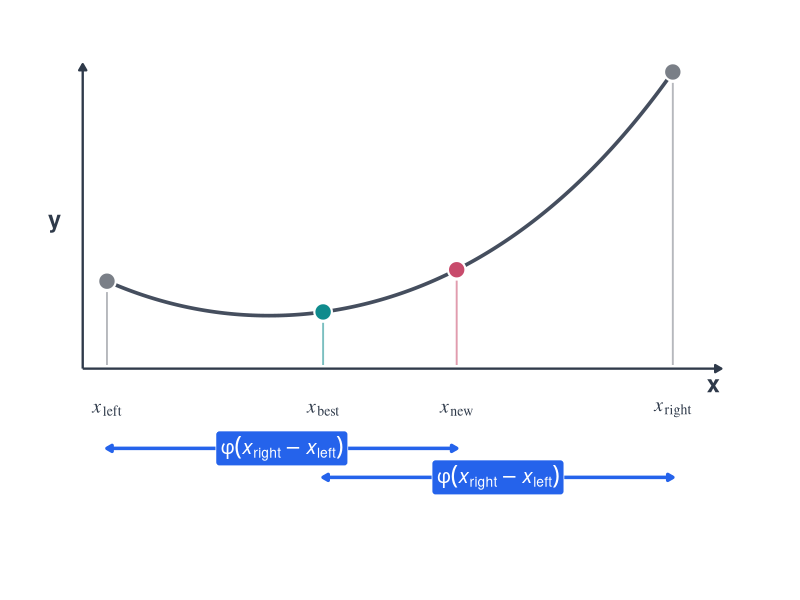

Here is the R script that generated this plot:
# Used in: slides/03-univariate-optimization/slides-univariate-1-golden-ratio.tex
#
# Placement of x_best and x_new according to the golden section rule,
# overlaid on the objective function from the simple nesting procedure.

set.seed(1L)

library(ggplot2)

phi = (sqrt(5) - 1) / 2

objective = function(x) {
  0.22 + 0.85 * (x - 0.48)^2 + 0.18 * (x - 0.48)^4 + 0.05 * (x - 0.48)
}

palette = list(
  paper = "#FFFFFF",
  ink = "#2F3A4A",
  curve = "#454E5E",
  boundary = "#7A7F87",
  best = "#0F8B8D",
  new = "#C84B6C",
  blue = "#2563EB"
)

x_left = 0.05
x_right = 1.45
a = x_right - x_left
x_best = x_left + (1 - phi) * a
x_new = x_left + phi * a

x_limits = c(-0.05, 1.60)
y_limits = c(-0.50, 1.32)
axis_y = 0
label_y = -0.17

curve_data = data.frame(x = seq(x_left, x_right, length.out = 600L))
curve_data$y = objective(curve_data$x)

key_xs = c(x_left, x_best, x_new, x_right)
key_colors = c(palette$boundary, palette$best, palette$new, palette$boundary)
key_labels = c("italic(x)[left]", "italic(x)[best]", "italic(x)[new]", "italic(x)[right]")
key_ys = objective(key_xs)

points_df = data.frame(
  x = key_xs,
  y = key_ys,
  fill = key_colors,
  label = key_labels,
  stem_y = pmax(key_ys - 0.045, axis_y + 0.045),
  stringsAsFactors = FALSE
)

y_b1 = -0.33
y_b2 = -0.45

p = ggplot(curve_data, aes(x = x, y = y)) +
  coord_cartesian(xlim = x_limits, ylim = y_limits, clip = "off") +
  theme_void(base_size = 22) +
  theme(
    plot.background = element_rect(fill = palette$paper, colour = NA),
    panel.background = element_rect(fill = palette$paper, colour = NA),
    plot.margin = margin(20, 24, 64, 24)
  ) +
  annotate(
    "segment",
    x = -0.01,
    xend = x_limits[2] - 0.03,
    y = axis_y,
    yend = axis_y,
    colour = palette$ink,
    linewidth = 0.8,
    arrow = arrow(length = unit(0.18, "cm"), type = "closed")
  ) +
  annotate(
    "segment",
    x = -0.01,
    xend = -0.01,
    y = axis_y,
    yend = y_limits[2] - 0.06,
    colour = palette$ink,
    linewidth = 0.8,
    arrow = arrow(length = unit(0.18, "cm"), type = "closed")
  ) +
  annotate("text", x = x_limits[2] - 0.05, y = -0.06, label = "x", colour = palette$ink, fontface = "bold", size = 6) +
  annotate("text", x = -0.08, y = 0.62, label = "y", colour = palette$ink, fontface = "bold", size = 6) +
  geom_line(colour = palette$curve, linewidth = 1.25, lineend = "round") +
  geom_segment(
    data = points_df,
    aes(x = x, xend = x, y = axis_y + 0.015, yend = stem_y, colour = fill),
    inherit.aes = FALSE,
    linewidth = 0.65,
    alpha = 0.55,
    show.legend = FALSE
  ) +
  geom_point(
    data = points_df,
    aes(x = x, y = y, fill = fill),
    inherit.aes = FALSE,
    shape = 21,
    size = 5.2,
    stroke = 1.1,
    colour = "white",
    show.legend = FALSE
  ) +
  geom_text(
    data = points_df,
    aes(x = x, y = label_y, label = label),
    inherit.aes = FALSE,
    parse = TRUE,
    size = 5.0,
    colour = palette$ink,
    family = "serif"
  ) +
  scale_fill_identity() +
  scale_colour_identity() +
  # b = phi * a: x_left to x_new
  annotate(
    "segment",
    x = x_left,
    xend = x_new,
    y = y_b1,
    yend = y_b1,
    colour = palette$blue,
    linewidth = 1.2,
    arrow = arrow(length = unit(0.15, "cm"), ends = "both", type = "closed")
  ) +
  annotate(
    "label",
    x = (x_left + x_new) / 2,
    y = y_b1,
    label = "phi * (italic(x)[right] - italic(x)[left])",
    parse = TRUE,
    fill = palette$blue,
    colour = "white",
    fontface = "bold",
    size = 5.0,
    label.padding = unit(0.20, "lines"),
    label.r = unit(0.15, "lines")
  ) +
  # b = phi * a: x_best to x_right
  annotate(
    "segment",
    x = x_best,
    xend = x_right,
    y = y_b2,
    yend = y_b2,
    colour = palette$blue,
    linewidth = 1.2,
    arrow = arrow(length = unit(0.15, "cm"), ends = "both", type = "closed")
  ) +
  annotate(
    "label",
    x = (x_best + x_right) / 2,
    y = y_b2,
    label = "phi * (italic(x)[right] - italic(x)[left])",
    parse = TRUE,
    fill = palette$blue,
    colour = "white",
    fontface = "bold",
    size = 5.0,
    label.padding = unit(0.20, "lines"),
    label.r = unit(0.15, "lines")
  )

dir.create("../figure", recursive = TRUE, showWarnings = FALSE)

ggsave(
  filename = "../figure/golden-section-placement.png",
  plot = p,
  width = 9.6,
  height = 5.8,
  dpi = 150,
  bg = palette$paper
)
